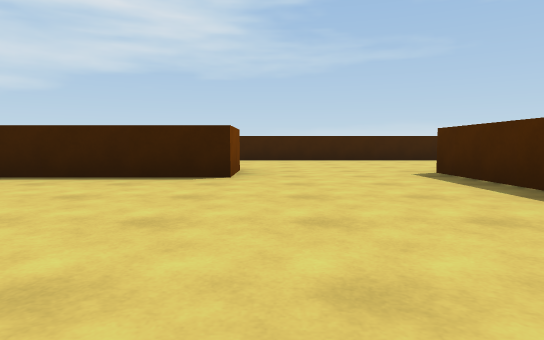
[1] (above)

12 first-person views from a walk through a Unity game level. The camera is 0.31 m above the floor, tilts 4° down and sees 75° across. The floor is counted in squares, 1 m on a side. Each view is taken from the middle of a square. On the plan, view 1 faces up. The plan holds only what a view shows up to about 9 squares ahead; the rest is blank. The place goes on beyond the plan. The player character is not drawn.

[2]
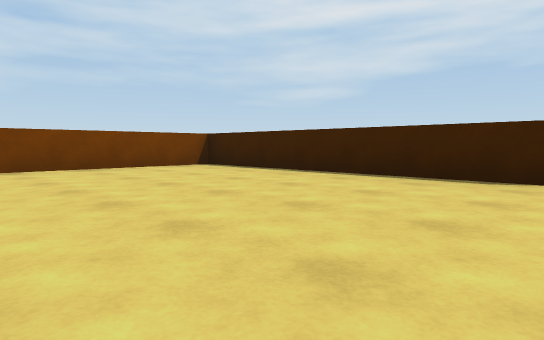

[3]
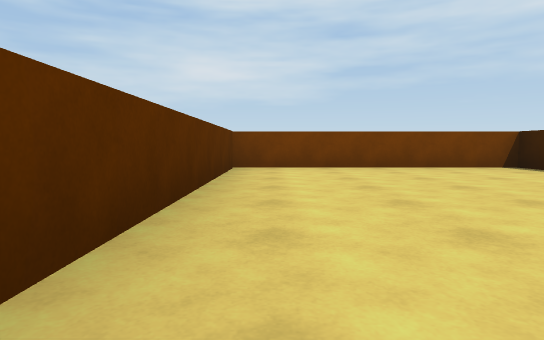

[4]
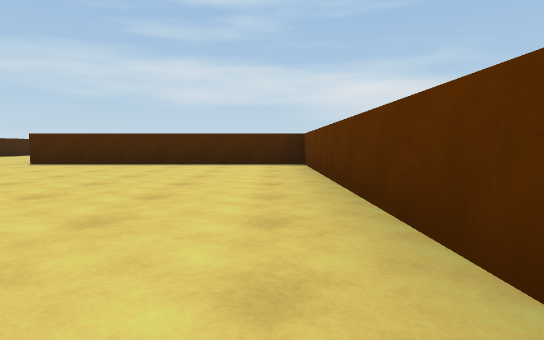

[5]
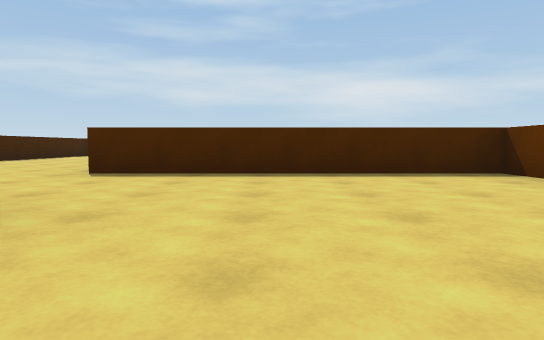

[6]
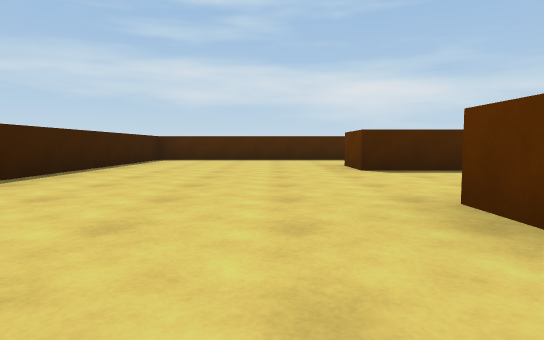

[7]
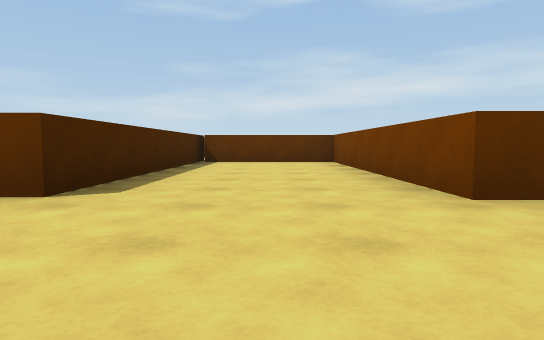

[8]
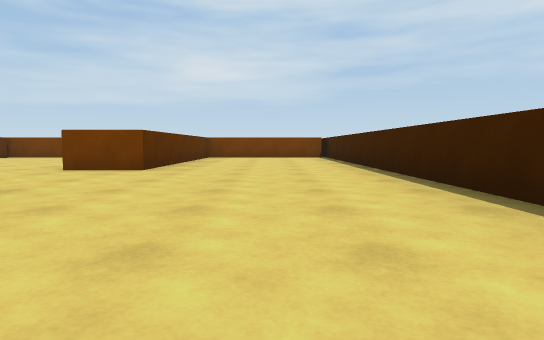

[9]
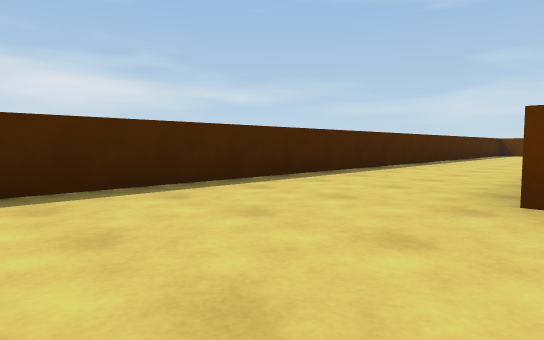

[10]
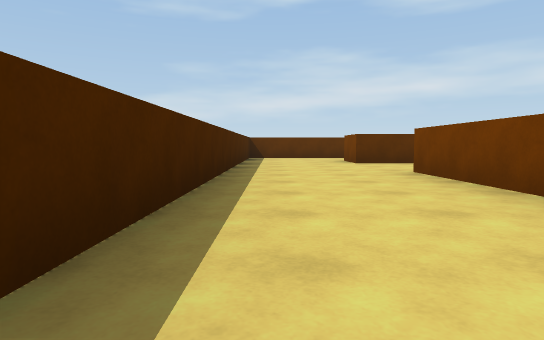

[11]
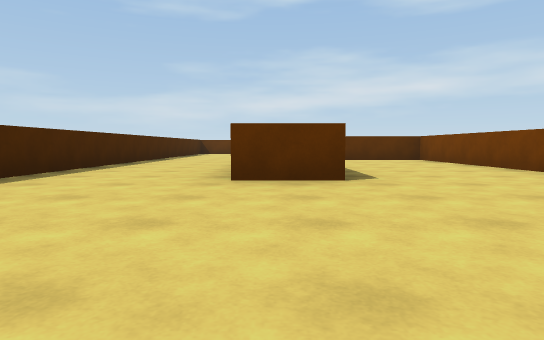

[12]
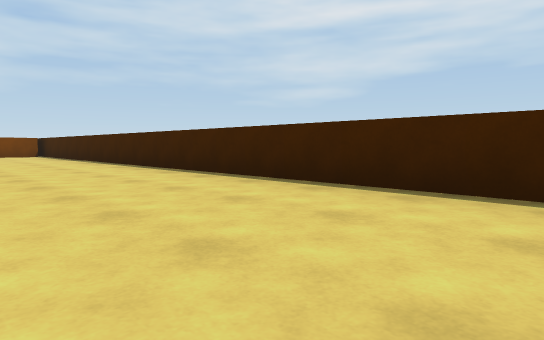

### Floor plan
Ten units are one square. View 1 is at (0, 0); x grows to the right and y downward. Boxes are objects, and circles mark ways between rooms. Rooms are numbered by the first view taken in them; rooms with no view inside come last. Other rooms are left out.
<svg viewBox="-54 -79 144 119">
<path fill="none" stroke="#000" d="M-4 -44 -4 -34 -49 -34 -49 5 19 5 19 -40M22 -40 29 -40 29 5 52 5M64 -9 64 11M54 11 54 -40 64 -40M85 25 85 -74 -49 -74 -49 -44 -4 -44"/>
<circle cx="5" cy="-40" r="3" fill="#2a7"/>
<text x="-10" y="-20">1</text>
<text x="40" y="-40">2</text>
</svg>
Room 1 opens to room 2.

Where each view was taken, in squares from view 1:
view 1: 0 up, 0 right, facing up
view 2: 0 up, 0 right, facing up-left
view 3: 0 up, 0 right, facing left
view 4: 0 up, 4 left, facing right
view 5: 2 up, 2 left, facing right
view 6: 5 up, 1 right, facing right
view 7: 6 up, 4 right, facing down
view 8: 6 up, 4 right, facing left
view 9: 6 up, 6 right, facing down-right
view 10: 3 up, 8 right, facing down
view 11: 7 up, 6 right, facing down
view 12: 5 up, 6 right, facing up-left
